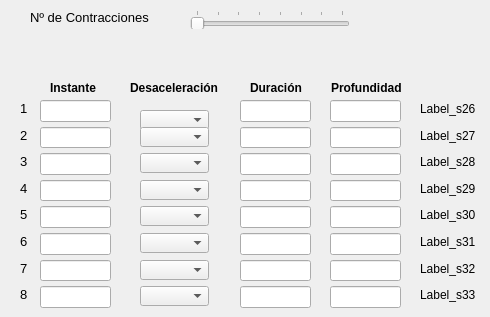
   <widget class="QWidget" name="tab_s2">
    <attribute name="title">
     <string>Contracción Uterina</string>
    </attribute>
    <widget class="QLabel" name="label_s6">
     <property name="geometry">
      <rect>
       <x>30</x>
       <y>10</y>
       <width>131</width>
       <height>16</height>
      </rect>
     </property>
     <property name="font">
      <font>
       <pointsize>12</pointsize>
       <weight>50</weight>
       <bold>false</bold>
      </font>
     </property>
     <property name="text">
      <string>&lt;html&gt;&lt;head/&gt;&lt;body&gt;&lt;p&gt;&lt;span style=&quot; font-size:10pt;&quot;&gt;Nº de Contracciones&lt;/span&gt;&lt;/p&gt;&lt;/body&gt;&lt;/html&gt;</string>
     </property>
     <property name="scaledContents">
      <bool>false</bool>
     </property>
     <property name="wordWrap">
      <bool>true</bool>
     </property>
    </widget>
    <widget class="QSlider" name="horizontalSlider_s1">
     <property name="geometry">
      <rect>
       <x>190</x>
       <y>10</y>
       <width>160</width>
       <height>19</height>
      </rect>
     </property>
     <property name="minimum">
      <number>1</number>
     </property>
     <property name="maximum">
      <number>8</number>
     </property>
     <property name="singleStep">
      <number>1</number>
     </property>
     <property name="pageStep">
      <number>2</number>
     </property>
     <property name="value">
      <number>1</number>
     </property>
     <property name="tracking">
      <bool>false</bool>
     </property>
     <property name="orientation">
      <enum>Qt::Horizontal</enum>
     </property>
     <property name="invertedControls">
      <bool>false</bool>
     </property>
     <property name="tickPosition">
      <enum>QSlider::TicksAbove</enum>
     </property>
     <property name="tickInterval">
      <number>1</number>
     </property>
    </widget>
    <widget class="QLineEdit" name="lineEdit_s5">
     <property name="geometry">
      <rect>
       <x>40</x>
       <y>100</y>
       <width>71</width>
       <height>22</height>
      </rect>
     </property>
     <property name="text">
      <string/>
     </property>
    </widget>
    <widget class="QComboBox" name="comboBox_s1">
     <property name="geometry">
      <rect>
       <x>140</x>
       <y>110</y>
       <width>69</width>
       <height>20</height>
      </rect>
     </property>
    </widget>
    <widget class="QLabel" name="label_11">
     <property name="geometry">
      <rect>
       <x>20</x>
       <y>101</y>
       <width>16</width>
       <height>16</height>
      </rect>
     </property>
     <property name="text">
      <string>&lt;html&gt;&lt;head/&gt;&lt;body&gt;&lt;p&gt;&lt;span style=&quot; font-size:10pt;&quot;&gt;1&lt;/span&gt;&lt;/p&gt;&lt;/body&gt;&lt;/html&gt;</string>
     </property>
    </widget>
    <widget class="QLabel" name="label_s7">
     <property name="geometry">
      <rect>
       <x>50</x>
       <y>80</y>
       <width>61</width>
       <height>16</height>
      </rect>
     </property>
     <property name="text">
      <string>&lt;html&gt;&lt;head/&gt;&lt;body&gt;&lt;p&gt;&lt;span style=&quot; font-weight:600;&quot;&gt;Instante&lt;/span&gt;&lt;/p&gt;&lt;/body&gt;&lt;/html&gt;</string>
     </property>
    </widget>
    <widget class="QLabel" name="label_s8">
     <property name="geometry">
      <rect>
       <x>130</x>
       <y>80</y>
       <width>91</width>
       <height>16</height>
      </rect>
     </property>
     <property name="text">
      <string>&lt;html&gt;&lt;head/&gt;&lt;body&gt;&lt;p&gt;&lt;span style=&quot; font-weight:600;&quot;&gt;Desaceleración&lt;/span&gt;&lt;/p&gt;&lt;/body&gt;&lt;/html&gt;</string>
     </property>
    </widget>
    <widget class="QLabel" name="label_s12">
     <property name="geometry">
      <rect>
       <x>20</x>
       <y>128</y>
       <width>16</width>
       <height>16</height>
      </rect>
     </property>
     <property name="text">
      <string>&lt;html&gt;&lt;head/&gt;&lt;body&gt;&lt;p&gt;&lt;span style=&quot; font-size:10pt;&quot;&gt;2&lt;/span&gt;&lt;/p&gt;&lt;/body&gt;&lt;/html&gt;</string>
     </property>
    </widget>
    <widget class="QComboBox" name="comboBox_s2">
     <property name="geometry">
      <rect>
       <x>140</x>
       <y>127</y>
       <width>69</width>
       <height>20</height>
      </rect>
     </property>
    </widget>
    <widget class="QLineEdit" name="lineEdit_s6">
     <property name="geometry">
      <rect>
       <x>40</x>
       <y>127</y>
       <width>71</width>
       <height>21</height>
      </rect>
     </property>
     <property name="text">
      <string/>
     </property>
    </widget>
    <widget class="QLabel" name="label_s13">
     <property name="geometry">
      <rect>
       <x>20</x>
       <y>154</y>
       <width>16</width>
       <height>16</height>
      </rect>
     </property>
     <property name="text">
      <string>&lt;html&gt;&lt;head/&gt;&lt;body&gt;&lt;p&gt;&lt;span style=&quot; font-size:10pt;&quot;&gt;3&lt;/span&gt;&lt;/p&gt;&lt;/body&gt;&lt;/html&gt;</string>
     </property>
    </widget>
    <widget class="QComboBox" name="comboBox_s3">
     <property name="geometry">
      <rect>
       <x>140</x>
       <y>153</y>
       <width>69</width>
       <height>20</height>
      </rect>
     </property>
    </widget>
    <widget class="QLineEdit" name="lineEdit_s7">
     <property name="geometry">
      <rect>
       <x>40</x>
       <y>153</y>
       <width>71</width>
       <height>22</height>
      </rect>
     </property>
     <property name="text">
      <string/>
     </property>
    </widget>
    <widget class="QLabel" name="label_s14">
     <property name="geometry">
      <rect>
       <x>20</x>
       <y>181</y>
       <width>16</width>
       <height>16</height>
      </rect>
     </property>
     <property name="text">
      <string>&lt;html&gt;&lt;head/&gt;&lt;body&gt;&lt;p&gt;&lt;span style=&quot; font-size:10pt;&quot;&gt;4&lt;/span&gt;&lt;/p&gt;&lt;/body&gt;&lt;/html&gt;</string>
     </property>
    </widget>
    <widget class="QComboBox" name="comboBox_s4">
     <property name="geometry">
      <rect>
       <x>140</x>
       <y>180</y>
       <width>69</width>
       <height>20</height>
      </rect>
     </property>
    </widget>
    <widget class="QLineEdit" name="lineEdit_s8">
     <property name="geometry">
      <rect>
       <x>40</x>
       <y>180</y>
       <width>71</width>
       <height>21</height>
      </rect>
     </property>
     <property name="text">
      <string/>
     </property>
    </widget>
    <widget class="QLabel" name="label_s15">
     <property name="geometry">
      <rect>
       <x>20</x>
       <y>207</y>
       <width>16</width>
       <height>16</height>
      </rect>
     </property>
     <property name="text">
      <string>&lt;html&gt;&lt;head/&gt;&lt;body&gt;&lt;p&gt;&lt;span style=&quot; font-size:10pt;&quot;&gt;5&lt;/span&gt;&lt;/p&gt;&lt;/body&gt;&lt;/html&gt;</string>
     </property>
    </widget>
    <widget class="QComboBox" name="comboBox_s5">
     <property name="geometry">
      <rect>
       <x>140</x>
       <y>206</y>
       <width>69</width>
       <height>20</height>
      </rect>
     </property>
    </widget>
    <widget class="QLineEdit" name="lineEdit_s9">
     <property name="geometry">
      <rect>
       <x>40</x>
       <y>206</y>
       <width>71</width>
       <height>22</height>
      </rect>
     </property>
     <property name="text">
      <string/>
     </property>
    </widget>
    <widget class="QLabel" name="label_s16">
     <property name="geometry">
      <rect>
       <x>20</x>
       <y>234</y>
       <width>16</width>
       <height>16</height>
      </rect>
     </property>
     <property name="text">
      <string>&lt;html&gt;&lt;head/&gt;&lt;body&gt;&lt;p&gt;&lt;span style=&quot; font-size:10pt;&quot;&gt;6&lt;/span&gt;&lt;/p&gt;&lt;/body&gt;&lt;/html&gt;</string>
     </property>
    </widget>
    <widget class="QComboBox" name="comboBox_s6">
     <property name="geometry">
      <rect>
       <x>140</x>
       <y>233</y>
       <width>69</width>
       <height>20</height>
      </rect>
     </property>
    </widget>
    <widget class="QLineEdit" name="lineEdit_s10">
     <property name="geometry">
      <rect>
       <x>40</x>
       <y>233</y>
       <width>71</width>
       <height>22</height>
      </rect>
     </property>
     <property name="text">
      <string/>
     </property>
    </widget>
    <widget class="QLabel" name="label_s17">
     <property name="geometry">
      <rect>
       <x>20</x>
       <y>261</y>
       <width>16</width>
       <height>16</height>
      </rect>
     </property>
     <property name="text">
      <string>&lt;html&gt;&lt;head/&gt;&lt;body&gt;&lt;p&gt;&lt;span style=&quot; font-size:10pt;&quot;&gt;7&lt;/span&gt;&lt;/p&gt;&lt;/body&gt;&lt;/html&gt;</string>
     </property>
    </widget>
    <widget class="QComboBox" name="comboBox_s7">
     <property name="geometry">
      <rect>
       <x>140</x>
       <y>260</y>
       <width>69</width>
       <height>20</height>
      </rect>
     </property>
    </widget>
    <widget class="QLineEdit" name="lineEdit_s11">
     <property name="geometry">
      <rect>
       <x>40</x>
       <y>260</y>
       <width>71</width>
       <height>21</height>
      </rect>
     </property>
     <property name="text">
      <string/>
     </property>
    </widget>
    <widget class="QComboBox" name="comboBox_s8">
     <property name="geometry">
      <rect>
       <x>140</x>
       <y>286</y>
       <width>69</width>
       <height>20</height>
      </rect>
     </property>
    </widget>
    <widget class="QLineEdit" name="lineEdit_s12">
     <property name="geometry">
      <rect>
       <x>40</x>
       <y>286</y>
       <width>71</width>
       <height>22</height>
      </rect>
     </property>
     <property name="text">
      <string/>
     </property>
    </widget>
    <widget class="QLabel" name="label_s18">
     <property name="geometry">
      <rect>
       <x>20</x>
       <y>287</y>
       <width>16</width>
       <height>16</height>
      </rect>
     </property>
     <property name="text">
      <string>&lt;html&gt;&lt;head/&gt;&lt;body&gt;&lt;p&gt;&lt;span style=&quot; font-size:10pt;&quot;&gt;8&lt;/span&gt;&lt;/p&gt;&lt;/body&gt;&lt;/html&gt;</string>
     </property>
    </widget>
    <widget class="QLabel" name="label_s25">
     <property name="geometry">
      <rect>
       <x>360</x>
       <y>10</y>
       <width>31</width>
       <height>16</height>
      </rect>
     </property>
     <property name="font">
      <font>
       <pointsize>11</pointsize>
       <weight>75</weight>
       <bold>true</bold>
      </font>
     </property>
     <property name="text">
      <string/>
     </property>
    </widget>
    <widget class="QLineEdit" name="lineEdit_s15">
     <property name="geometry">
      <rect>
       <x>240</x>
       <y>153</y>
       <width>71</width>
       <height>22</height>
      </rect>
     </property>
     <property name="text">
      <string/>
     </property>
    </widget>
    <widget class="QLineEdit" name="lineEdit_s18">
     <property name="geometry">
      <rect>
       <x>240</x>
       <y>233</y>
       <width>71</width>
       <height>22</height>
      </rect>
     </property>
     <property name="text">
      <string/>
     </property>
    </widget>
    <widget class="QLineEdit" name="lineEdit_s17">
     <property name="geometry">
      <rect>
       <x>240</x>
       <y>206</y>
       <width>71</width>
       <height>22</height>
      </rect>
     </property>
     <property name="text">
      <string/>
     </property>
    </widget>
    <widget class="QLabel" name="label_s9">
     <property name="geometry">
      <rect>
       <x>250</x>
       <y>80</y>
       <width>61</width>
       <height>16</height>
      </rect>
     </property>
     <property name="text">
      <string>&lt;html&gt;&lt;head/&gt;&lt;body&gt;&lt;p&gt;&lt;span style=&quot; font-weight:600;&quot;&gt;Duración&lt;/span&gt;&lt;/p&gt;&lt;/body&gt;&lt;/html&gt;</string>
     </property>
    </widget>
    <widget class="QLineEdit" name="lineEdit_s13">
     <property name="geometry">
      <rect>
       <x>240</x>
       <y>100</y>
       <width>71</width>
       <height>22</height>
      </rect>
     </property>
     <property name="text">
      <string/>
     </property>
    </widget>
    <widget class="QLineEdit" name="lineEdit_s20">
     <property name="geometry">
      <rect>
       <x>240</x>
       <y>286</y>
       <width>71</width>
       <height>22</height>
      </rect>
     </property>
     <property name="text">
      <string/>
     </property>
    </widget>
    <widget class="QLineEdit" name="lineEdit_s16">
     <property name="geometry">
      <rect>
       <x>240</x>
       <y>180</y>
       <width>71</width>
       <height>21</height>
      </rect>
     </property>
     <property name="text">
      <string/>
     </property>
    </widget>
    <widget class="QLineEdit" name="lineEdit_s19">
     <property name="geometry">
      <rect>
       <x>240</x>
       <y>260</y>
       <width>71</width>
       <height>21</height>
      </rect>
     </property>
     <property name="text">
      <string/>
     </property>
    </widget>
    <widget class="QLineEdit" name="lineEdit_s14">
     <property name="geometry">
      <rect>
       <x>240</x>
       <y>127</y>
       <width>71</width>
       <height>21</height>
      </rect>
     </property>
     <property name="text">
      <string/>
     </property>
    </widget>
    <widget class="QLineEdit" name="lineEdit_s23">
     <property name="geometry">
      <rect>
       <x>330</x>
       <y>153</y>
       <width>71</width>
       <height>22</height>
      </rect>
     </property>
     <property name="text">
      <string/>
     </property>
    </widget>
    <widget class="QLineEdit" name="lineEdit_s26">
     <property name="geometry">
      <rect>
       <x>330</x>
       <y>233</y>
       <width>71</width>
       <height>22</height>
      </rect>
     </property>
     <property name="text">
      <string/>
     </property>
    </widget>
    <widget class="QLineEdit" name="lineEdit_s25">
     <property name="geometry">
      <rect>
       <x>330</x>
       <y>206</y>
       <width>71</width>
       <height>22</height>
      </rect>
     </property>
     <property name="text">
      <string/>
     </property>
    </widget>
    <widget class="QLabel" name="label_s10">
     <property name="geometry">
      <rect>
       <x>331</x>
       <y>80</y>
       <width>81</width>
       <height>16</height>
      </rect>
     </property>
     <property name="text">
      <string>&lt;html&gt;&lt;head/&gt;&lt;body&gt;&lt;p&gt;&lt;span style=&quot; font-weight:600;&quot;&gt;Profundidad&lt;/span&gt;&lt;/p&gt;&lt;/body&gt;&lt;/html&gt;</string>
     </property>
    </widget>
    <widget class="QLineEdit" name="lineEdit_s21">
     <property name="geometry">
      <rect>
       <x>330</x>
       <y>100</y>
       <width>71</width>
       <height>22</height>
      </rect>
     </property>
     <property name="text">
      <string/>
     </property>
    </widget>
    <widget class="QLineEdit" name="lineEdit_s28">
     <property name="geometry">
      <rect>
       <x>330</x>
       <y>286</y>
       <width>71</width>
       <height>22</height>
      </rect>
     </property>
     <property name="text">
      <string/>
     </property>
    </widget>
    <widget class="QLineEdit" name="lineEdit_s24">
     <property name="geometry">
      <rect>
       <x>330</x>
       <y>180</y>
       <width>71</width>
       <height>21</height>
      </rect>
     </property>
     <property name="text">
      <string/>
     </property>
    </widget>
    <widget class="QLineEdit" name="lineEdit_s27">
     <property name="geometry">
      <rect>
       <x>330</x>
       <y>260</y>
       <width>71</width>
       <height>21</height>
      </rect>
     </property>
     <property name="text">
      <string/>
     </property>
    </widget>
    <widget class="QLineEdit" name="lineEdit_s22">
     <property name="geometry">
      <rect>
       <x>330</x>
       <y>127</y>
       <width>71</width>
       <height>21</height>
      </rect>
     </property>
     <property name="text">
      <string/>
     </property>
    </widget>
    <widget class="QLabel" name="label_s26">
     <property name="geometry">
      <rect>
       <x>420</x>
       <y>101</y>
       <width>61</width>
       <height>16</height>
      </rect>
     </property>
     <property name="font">
      <font>
       <pointsize>9</pointsize>
       <weight>50</weight>
       <bold>false</bold>
      </font>
     </property>
     <property name="text">
      <string>Label_s26</string>
     </property>
    </widget>
    <widget class="QLabel" name="label_s27">
     <property name="geometry">
      <rect>
       <x>420</x>
       <y>128</y>
       <width>61</width>
       <height>16</height>
      </rect>
     </property>
     <property name="font">
      <font>
       <pointsize>9</pointsize>
       <weight>50</weight>
       <bold>false</bold>
      </font>
     </property>
     <property name="text">
      <string>Label_s27</string>
     </property>
    </widget>
    <widget class="QLabel" name="label_s28">
     <property name="geometry">
      <rect>
       <x>420</x>
       <y>154</y>
       <width>61</width>
       <height>16</height>
      </rect>
     </property>
     <property name="font">
      <font>
       <pointsize>9</pointsize>
       <weight>50</weight>
       <bold>false</bold>
      </font>
     </property>
     <property name="text">
      <string>Label_s28</string>
     </property>
    </widget>
    <widget class="QLabel" name="label_s29">
     <property name="geometry">
      <rect>
       <x>420</x>
       <y>181</y>
       <width>61</width>
       <height>16</height>
      </rect>
     </property>
     <property name="font">
      <font>
       <pointsize>9</pointsize>
       <weight>50</weight>
       <bold>false</bold>
      </font>
     </property>
     <property name="text">
      <string>Label_s29</string>
     </property>
    </widget>
    <widget class="QLabel" name="label_s30">
     <property name="geometry">
      <rect>
       <x>420</x>
       <y>207</y>
       <width>61</width>
       <height>16</height>
      </rect>
     </property>
     <property name="font">
      <font>
       <pointsize>9</pointsize>
       <weight>50</weight>
       <bold>false</bold>
      </font>
     </property>
     <property name="text">
      <string>Label_s30</string>
     </property>
    </widget>
    <widget class="QLabel" name="label_s31">
     <property name="geometry">
      <rect>
       <x>420</x>
       <y>234</y>
       <width>61</width>
       <height>16</height>
      </rect>
     </property>
     <property name="font">
      <font>
       <pointsize>9</pointsize>
       <weight>50</weight>
       <bold>false</bold>
      </font>
     </property>
     <property name="text">
      <string>Label_s31</string>
     </property>
    </widget>
    <widget class="QLabel" name="label_s32">
     <property name="geometry">
      <rect>
       <x>420</x>
       <y>261</y>
       <width>61</width>
       <height>16</height>
      </rect>
     </property>
     <property name="font">
      <font>
       <pointsize>9</pointsize>
       <weight>50</weight>
       <bold>false</bold>
      </font>
     </property>
     <property name="text">
      <string>Label_s32</string>
     </property>
    </widget>
    <widget class="QLabel" name="label_s33">
     <property name="geometry">
      <rect>
       <x>420</x>
       <y>287</y>
       <width>61</width>
       <height>16</height>
      </rect>
     </property>
     <property name="font">
      <font>
       <pointsize>9</pointsize>
       <weight>50</weight>
       <bold>false</bold>
      </font>
     </property>
     <property name="text">
      <string>Label_s33</string>
     </property>
    </widget>
   </widget>
